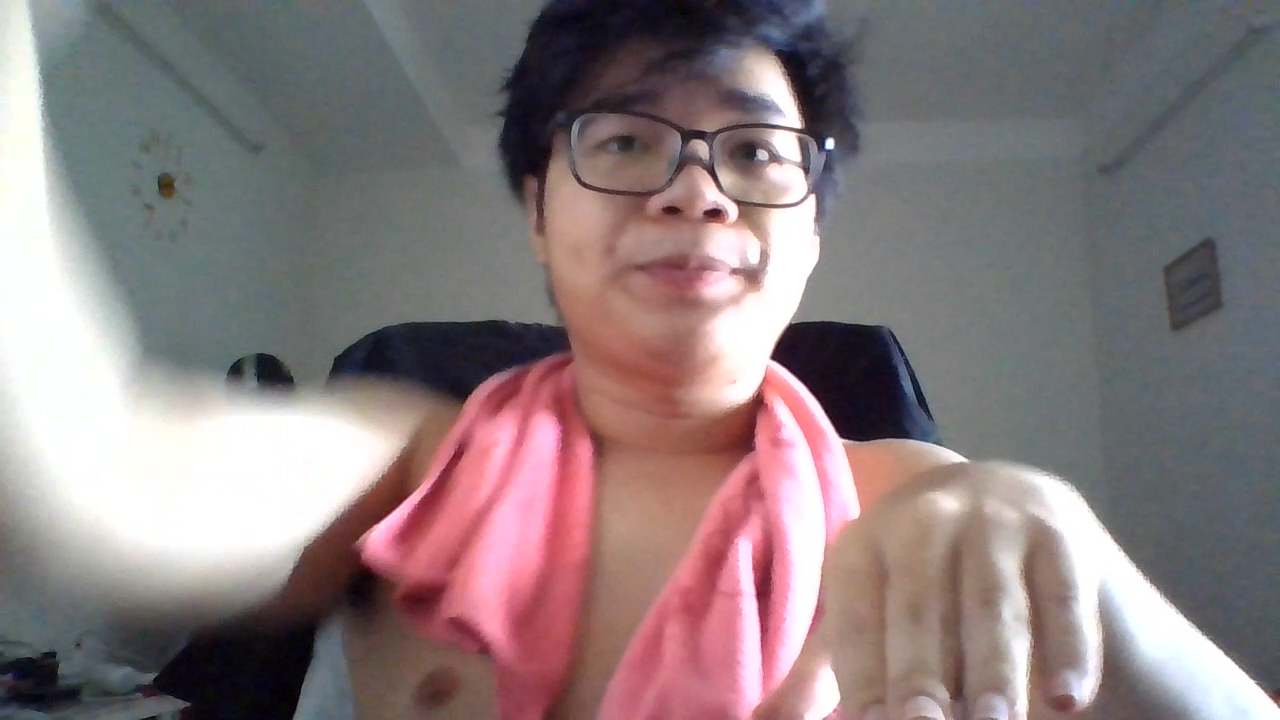
#> input picture frame 7 of testnet.mp4, 1280 x 720 px, given in place of 768x576.avi, which was not available
$ python hum_counter_v1.py
#> lines starting #> are read from the running program, lines starting #| are printed output that depends on the picture; after the words box and inside, x2 and y2 are one past the last pixel; in counts of white or black regions, pixels touching at a corner belong together; pictures that were not available may be replaced by others from this repository, and a replacement may not be noted

import numpy as np
import cv2

cap = cv2.VideoCapture("768x576.avi")
frames_count, fps, width, height = cap.get(cv2.CAP_PROP_FRAME_COUNT), cap.get(cv2.CAP_PROP_FPS), cap.get(
    cv2.CAP_PROP_FRAME_WIDTH), cap.get(cv2.CAP_PROP_FRAME_HEIGHT)

width = int(width)
height = int(height)
print(frames_count, fps, width, height)


sub = cv2.createBackgroundSubtractorMOG2()  # create background subtractor
ret, frame = cap.read()  # import image
#> frame is the input picture: shape (720, 1280, 3); mean B, G, R 126.1, 124, 138.2
ratio = 1.0
while True:
    ret, frame = cap.read()  # import image
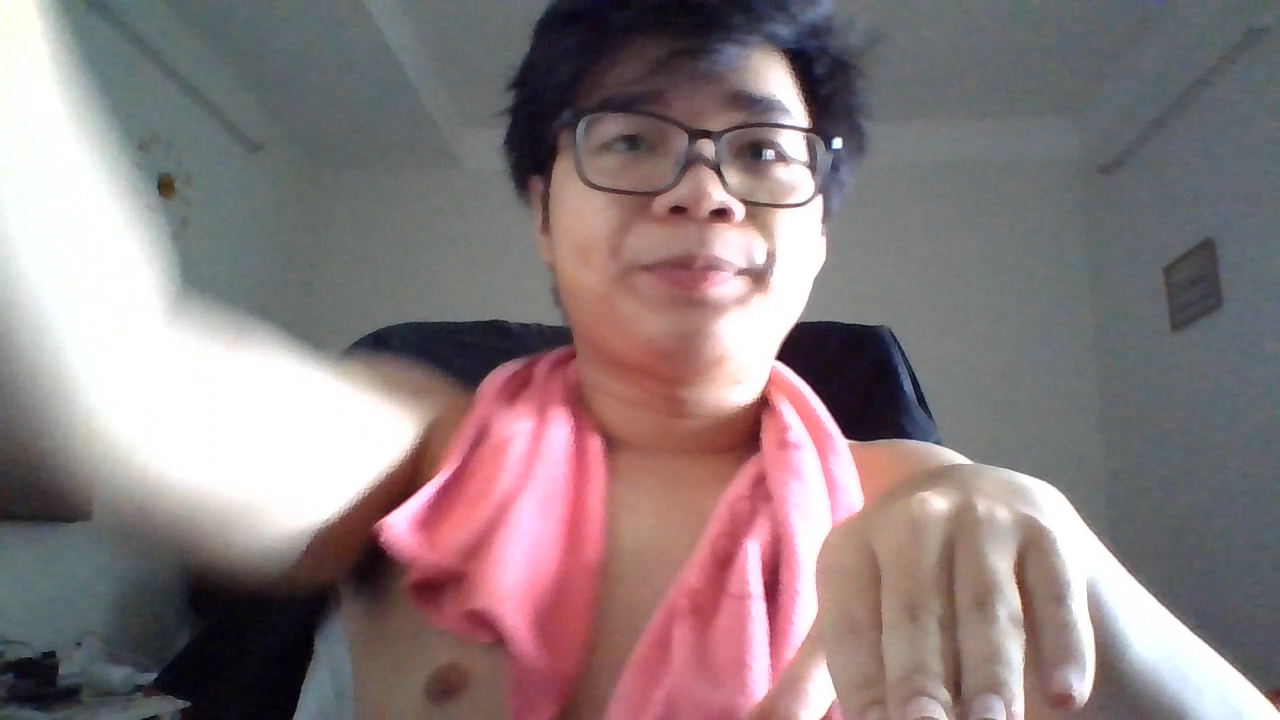
#> input picture frame 8 of testnet.mp4, 1280 x 720 px, given in place of 768x576.avi, which was not available
#> frame is the input picture: shape (720, 1280, 3); mean B, G, R 126.5, 124.4, 138.8
    if not ret: #if vid finish repeat
        frame = cv2.VideoCapture("768x576.avi")
        continue
    if ret:  # if there is a frame continue with code
        image = cv2.resize(frame, (0, 0), None, ratio, ratio)  # resize image
        gray = cv2.cvtColor(image, cv2.COLOR_BGR2GRAY)  # converts image to gray
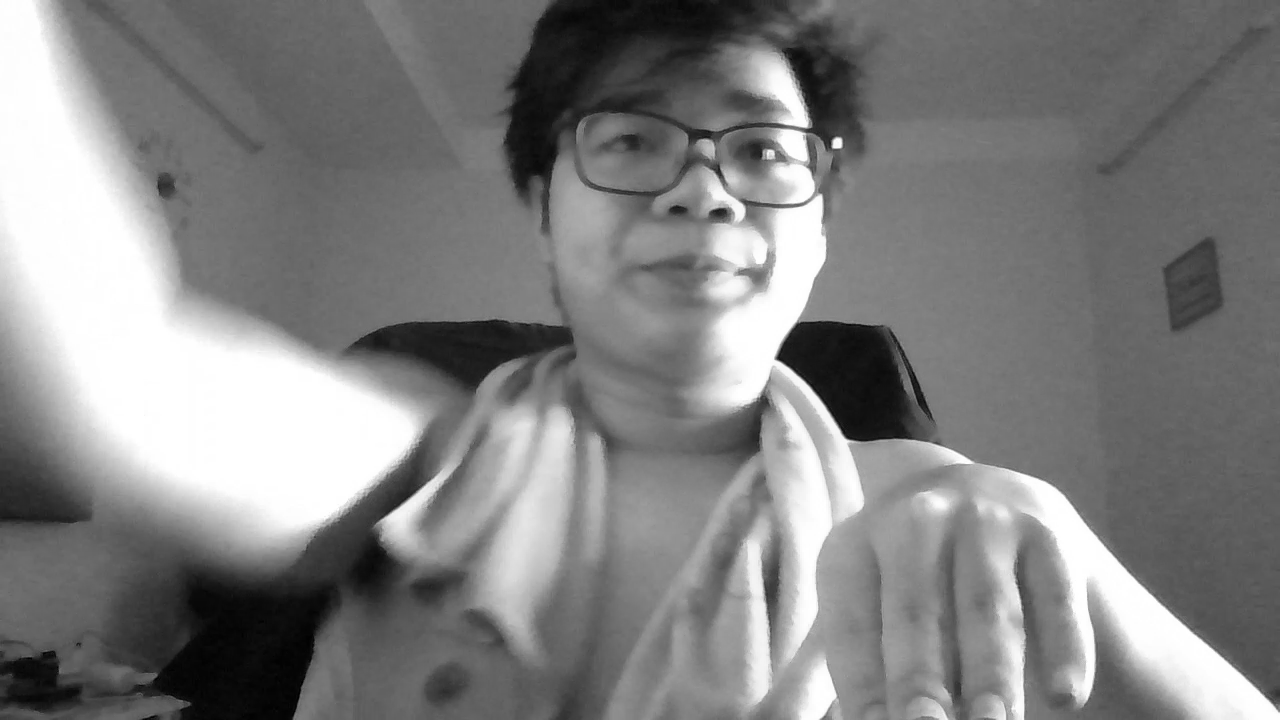
#> gray: shape (720, 1280); min 0, max 255, mean 128.9
        fgmask = sub.apply(gray)  # uses the background subtraction
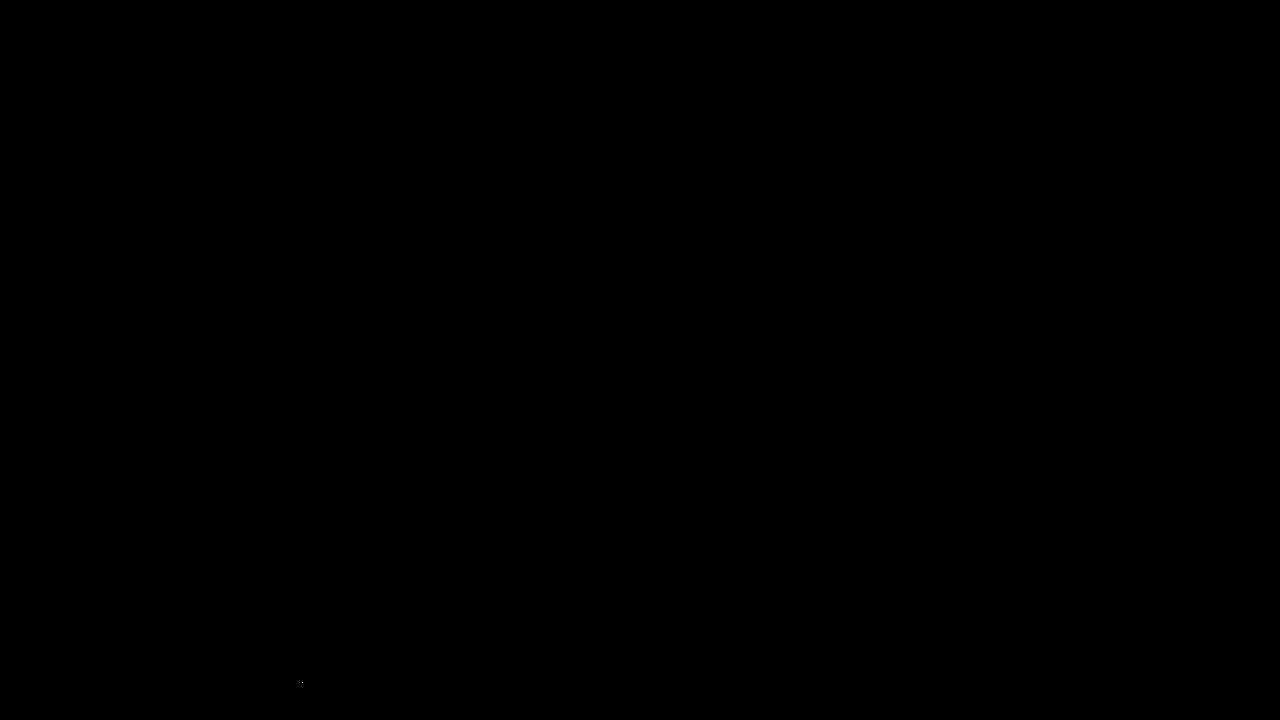
#> fgmask: shape (720, 1280); values 127 (black) and 255 (white), 0% white in thin lines or dots, all inside (x1, y1, x2, y2) = (302, 682, 303, 683)
        kernel = cv2.getStructuringElement(cv2.MORPH_ELLIPSE, (5, 5))  # kernel to apply to the morphology
        closing = cv2.morphologyEx(fgmask, cv2.MORPH_CLOSE, kernel)
        opening = cv2.morphologyEx(closing, cv2.MORPH_OPEN, kernel)
#> opening: shape (720, 1280); every value is 127
        dilation = cv2.dilate(opening, kernel)
        retvalbin, bins = cv2.threshold(dilation, 220, 255, cv2.THRESH_BINARY)  # removes the shadows
#> bins: shape (720, 1280); every value is 0
        contours, hierarchy = cv2.findContours(dilation, cv2.RETR_EXTERNAL, cv2.CHAIN_APPROX_SIMPLE)
#> contours = [[[0, 0], [0, 719], [1279, 719], [1279, 0]]]
        minarea = 400
        maxarea = 50000
        cxx = np.zeros(len(contours))
#> cxx = [0]
        cyy = np.zeros(len(contours))
#> cyy = [0]
        for i in range(len(contours)):  # cycles through all contours in current frame
            if hierarchy[0, i, 3] == -1:  # using hierarchy to only count parent contours (contours not within others)
                area = cv2.contourArea(contours[i])  # area of contour
                if minarea < area < maxarea:  # area threshold for contour
                    # calculating centroids of contours
                    cnt = contours[i]
                    M = cv2.moments(cnt)
                    cx = int(M['m10'] / M['m00'])
                    cy = int(M['m01'] / M['m00'])
                    # gets bounding points of contour to create rectangle
                    # x,y is top left corner and w,h is width and height
                    x, y, w, h = cv2.boundingRect(cnt)
                    # creates a rectangle around contour
                    cv2.rectangle(image, (x, y), (x + w, y + h), (0, 255, 0), 2)
                    # Prints centroid text in order to double check later on
                    cv2.putText(image, str(cx) + "," + str(cy), (cx + 10, cy + 10), cv2.FONT_HERSHEY_SIMPLEX,.3, (0, 0, 255), 1)
                    cv2.drawMarker(image, (cx, cy), (0, 255, 255), cv2.MARKER_CROSS, markerSize=8, thickness=3,line_type=cv2.LINE_8)
#> this loop made 1 pass
#> area on pass 1: 919601
    cv2.imshow("countours", image)
    key = cv2.waitKey(20)
#> (key Esc is pressed here)
    if key == 27:
       break

cap.release()
cv2.destroyAllWindows()

$ run again, starting later in the video
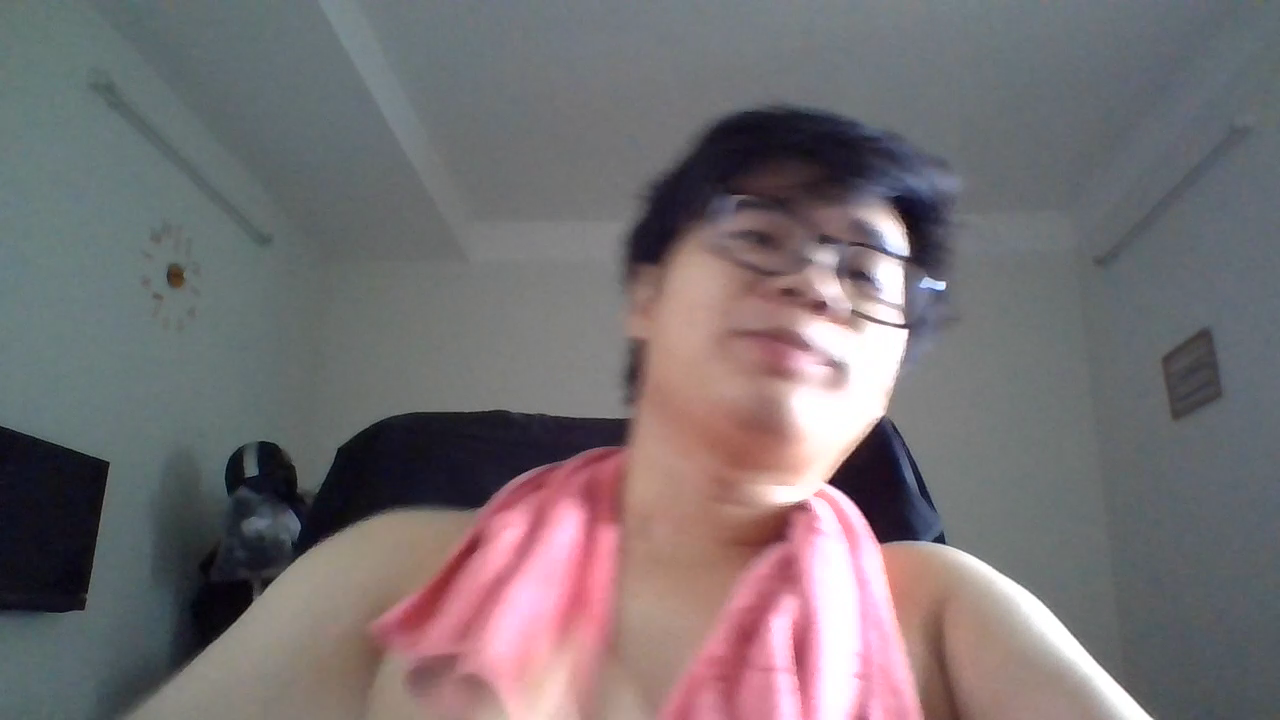
#> input picture frame 34 of testnet.mp4, 1280 x 720 px, given in place of 768x576.avi, which was not available
#> frame is the input picture: shape (720, 1280, 3); mean B, G, R 114.6, 111.6, 118.6
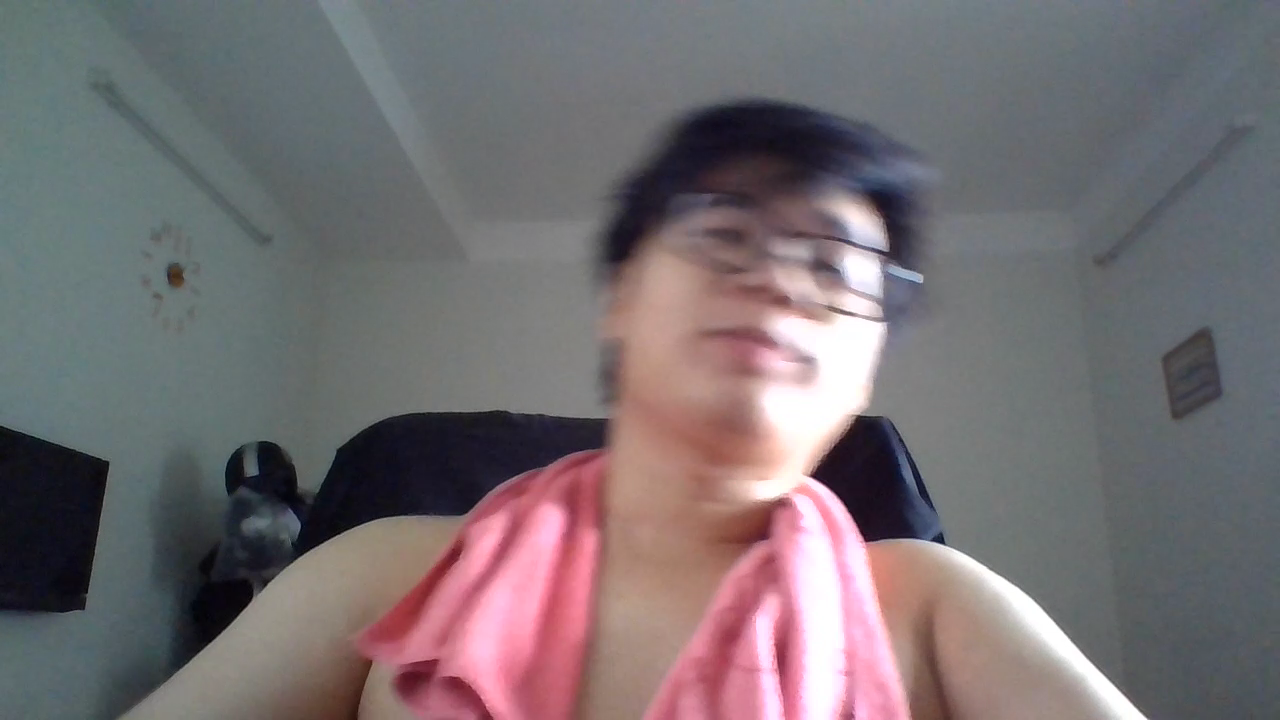
#> input picture frame 35 of testnet.mp4, 1280 x 720 px, given in place of 768x576.avi, which was not available
#> frame is the input picture: shape (720, 1280, 3); mean B, G, R 113.4, 110.1, 117.5
#> `gray = cv2.cvtColor(image, cv2.COLOR_BGR2GRAY)`:
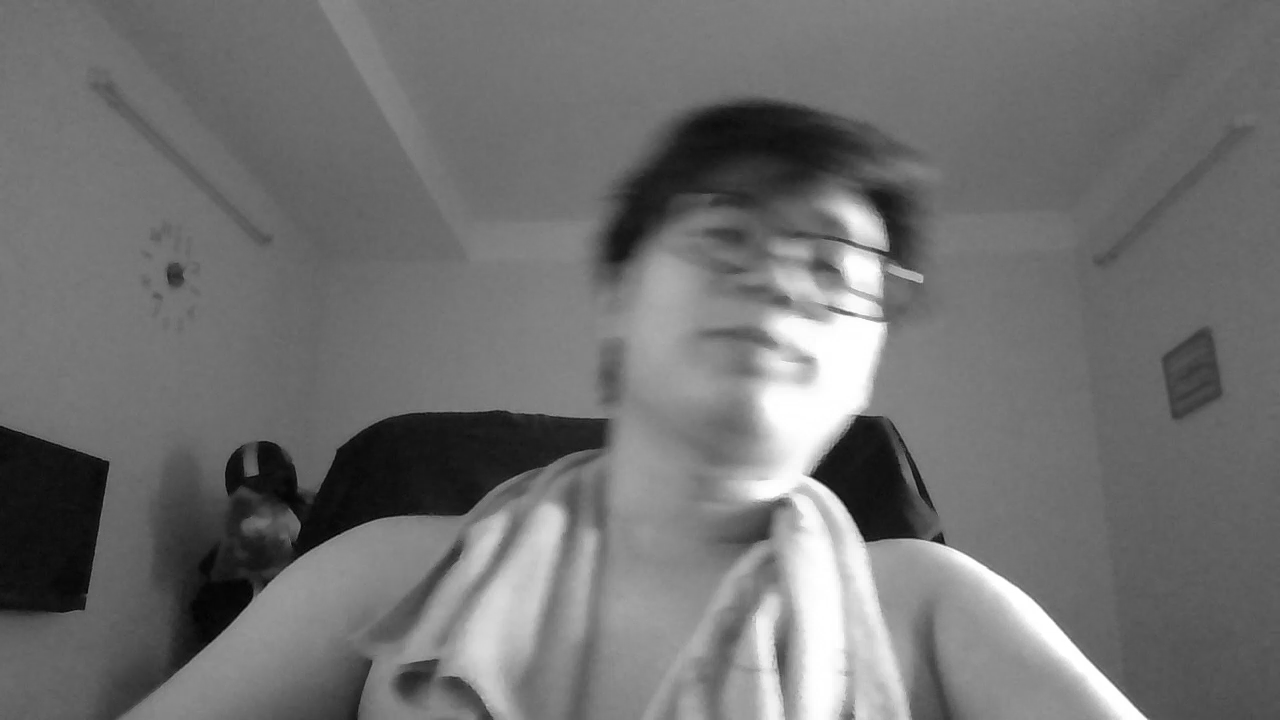
#> gray: shape (720, 1280); min 1, max 255, mean 112.6
#> fgmask: shape (720, 1280); every value is 127
#> bins: shape (720, 1280); every value is 0
#> contours = [[[0, 0], [0, 719], [1279, 719], [1279, 0]]]
#> cxx = [0]
#> the loop `for i in range(len(contours)):` made 1 pass
#> area on pass 1: 919601

$ run again, starting later in the video
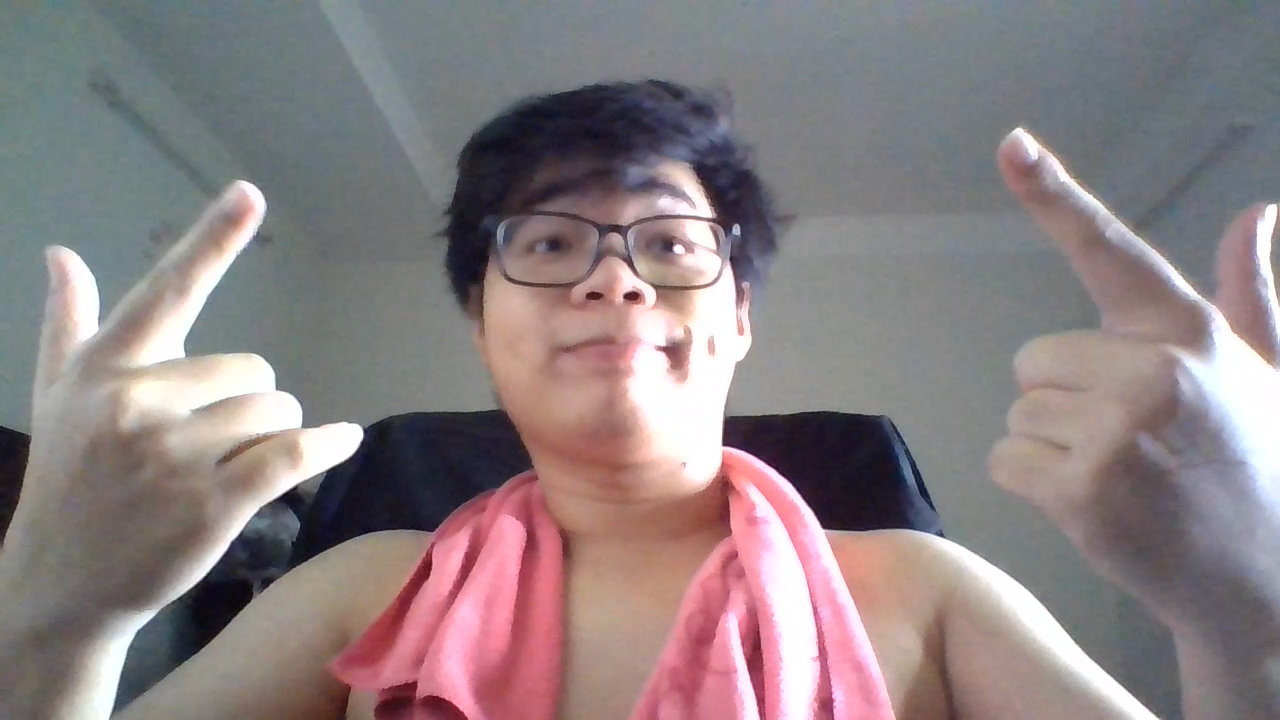
#> input picture frame 60 of testnet.mp4, 1280 x 720 px, given in place of 768x576.avi, which was not available
#> frame is the input picture: shape (720, 1280, 3); mean B, G, R 130.1, 127.8, 139.5
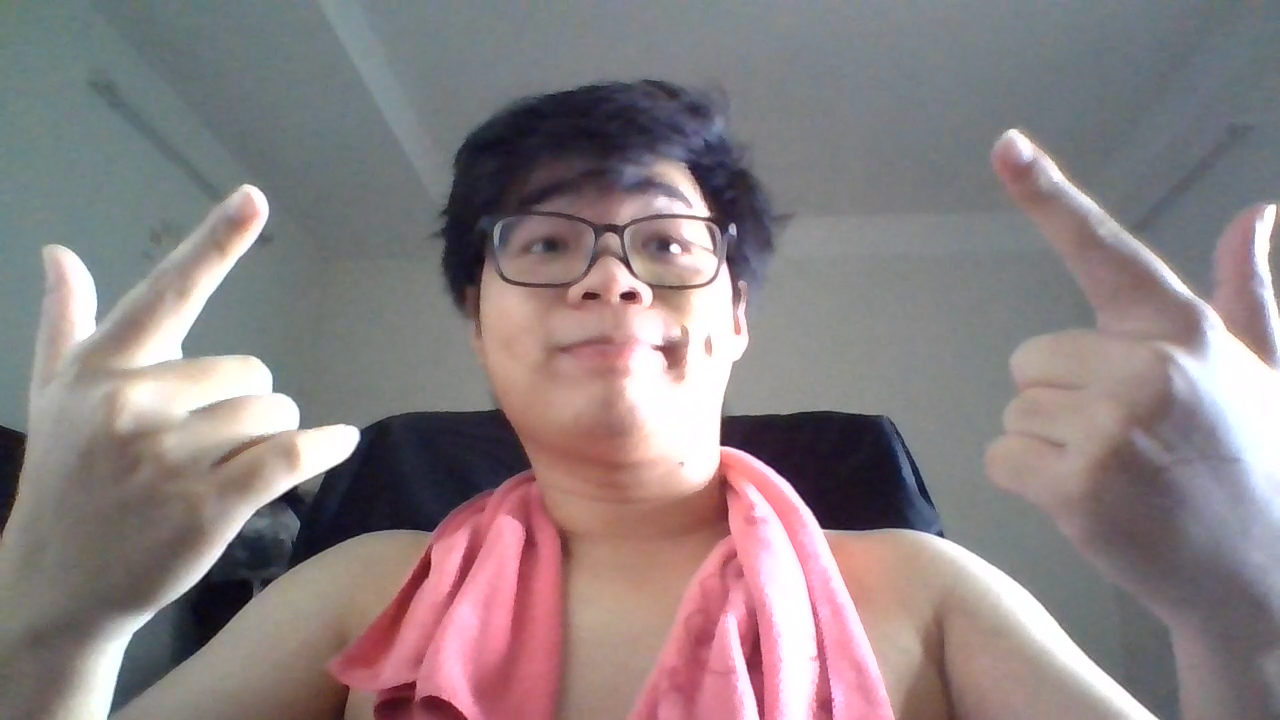
#> input picture frame 61 of testnet.mp4, 1280 x 720 px, given in place of 768x576.avi, which was not available
#> frame is the input picture: shape (720, 1280, 3); mean B, G, R 130.5, 128.2, 139.8
#> `gray = cv2.cvtColor(image, cv2.COLOR_BGR2GRAY)`:
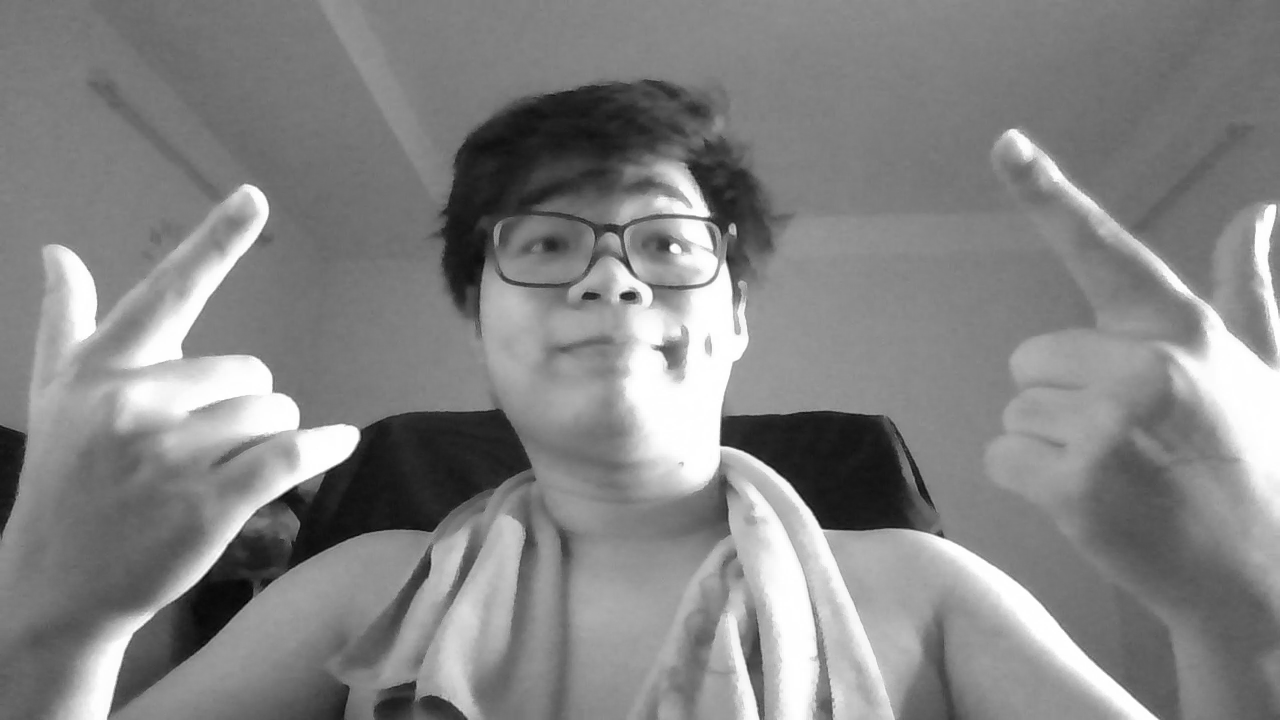
#> gray: shape (720, 1280); min 1, max 255, mean 131.9
#> fgmask: shape (720, 1280); every value is 127
#> bins: shape (720, 1280); every value is 0
#> contours = [[[0, 0], [0, 719], [1279, 719], [1279, 0]]]
#> cxx = [0]
#> the loop `for i in range(len(contours)):` made 1 pass
#> area on pass 1: 919601
